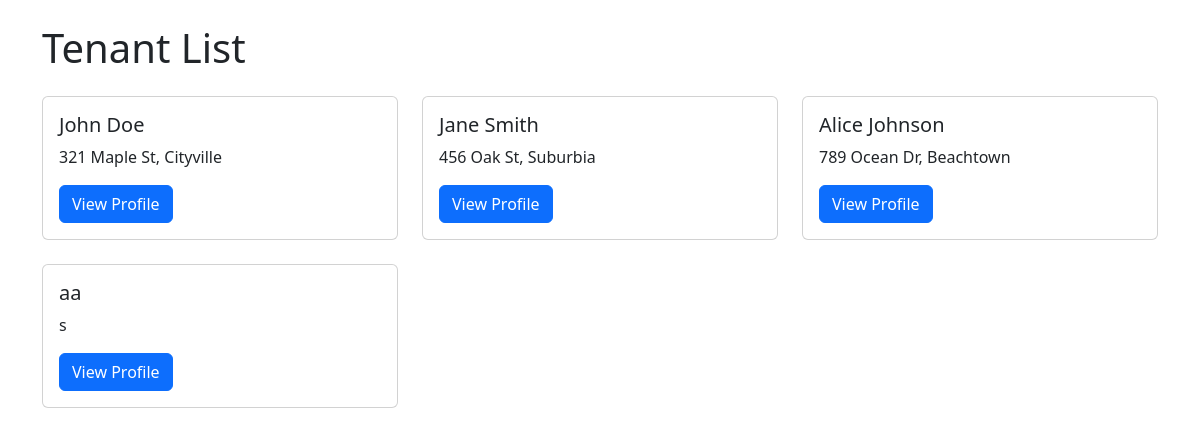
/app/tenants/list, run on the app's committed database.
### tenant/models.py (models this page shows, shortened)
class Tenant(models.Model):
    id = models.AutoField(primary_key=True)
    object_id = models.UUIDField(default=uuid.uuid4,
        unique=True, editable=False, verbose_name='Public identifier'
    )
    name = models.CharField(max_length=255)
    address = models.TextField()
    document_proof = models.FileField(upload_to='tenant/documents/')

### tenant/views.py (the view)
# urls.py: path('tenants/list', tenant_list, name='tenant_list'),
def tenant_list(request):
    tenants = Tenant.objects.all()
    return render(request, 'tenant_list.html', {'tenants': tenants})

### tenant/templates/tenant_list.html (shortened to what this page needs)
{% extends 'base_tenant.html' %}
{% block content %}
    <h1 class="mt-4 mb-4">Tenant List</h1>
    <div class="row">
        {% for tenant in tenants %}
            <div class="col-md-4 mb-4">
                <div class="card">
                    <div class="card-body">
                        <h5 class="card-title">{{ tenant.name }}</h5>
                        <p class="card-text">{{ tenant.address }}</p>
                        <a href="{% url 'tenant_profile' tenant.id %}" class="btn btn-primary">View Profile</a>
                    </div>
                </div>
            </div>
        {% endfor %}
    </div>
{% endblock %}

### data on the page
Tenant: name "John Doe", address "321 Maple St, Cityville"
Tenant: name "Jane Smith", address "456 Oak St, Suburbia"
Tenant: name "Alice Johnson", address "789 Ocean Dr, Beachtown"
Tenant: name "aa", address "s"
